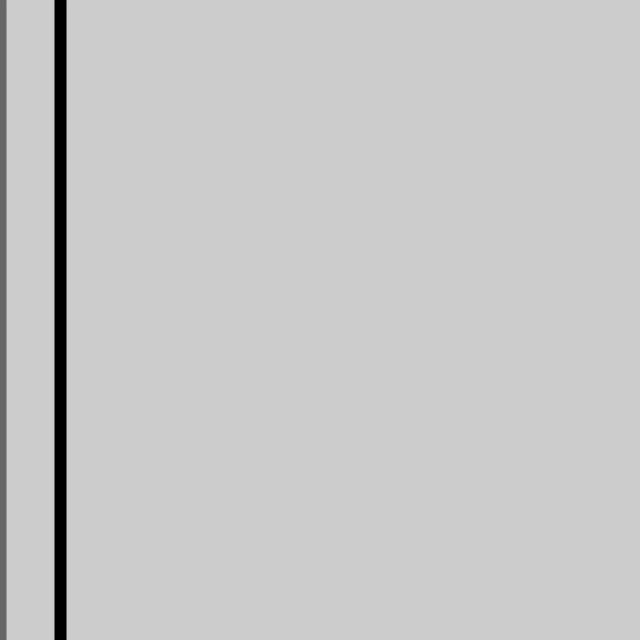
Frame 1 (no input)
Frame 60 (the mouse pressed at the canvas centre just before this capture): identical to frame 1, image omitted
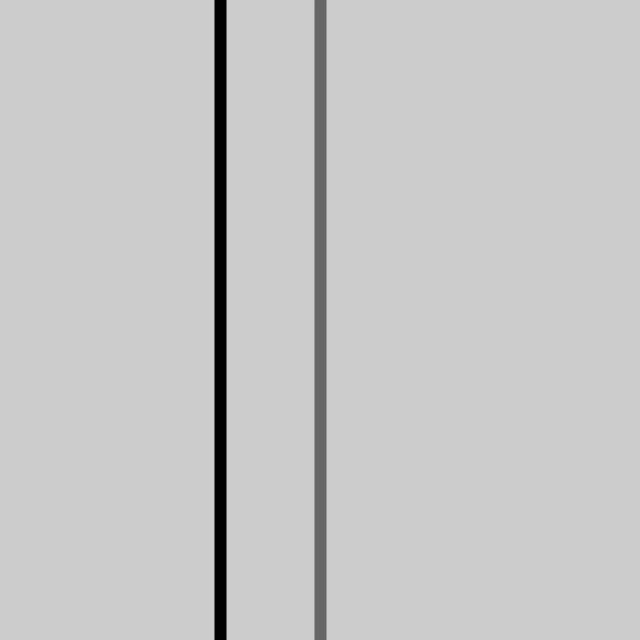
Frame 120 (the mouse held since frame 60 and released just before this capture)

The Processing sketch that drew these frames (run headless with seeded random() and noise(); from frame 60 on, the mouse is pressed at the canvas centre):

// Processing sketch: sketch_170328_example520
// ── sketch_170328_example520.pde
int x = 215;

/*
* 初期処理
* 初回のみ実行
*/
void setup() {
  size(640, 640);
  strokeWeight(12);
}

/*
* 描写処理
* 実行中は繰返し実行
*/
void draw() {
  background(204);
  
  stroke(102);
  line(mouseX, 0, mouseX, height);
  
  stroke(0);
  float mx = mouseX/2 + 60;
  
  line(mx, 0, mx, height);
}
